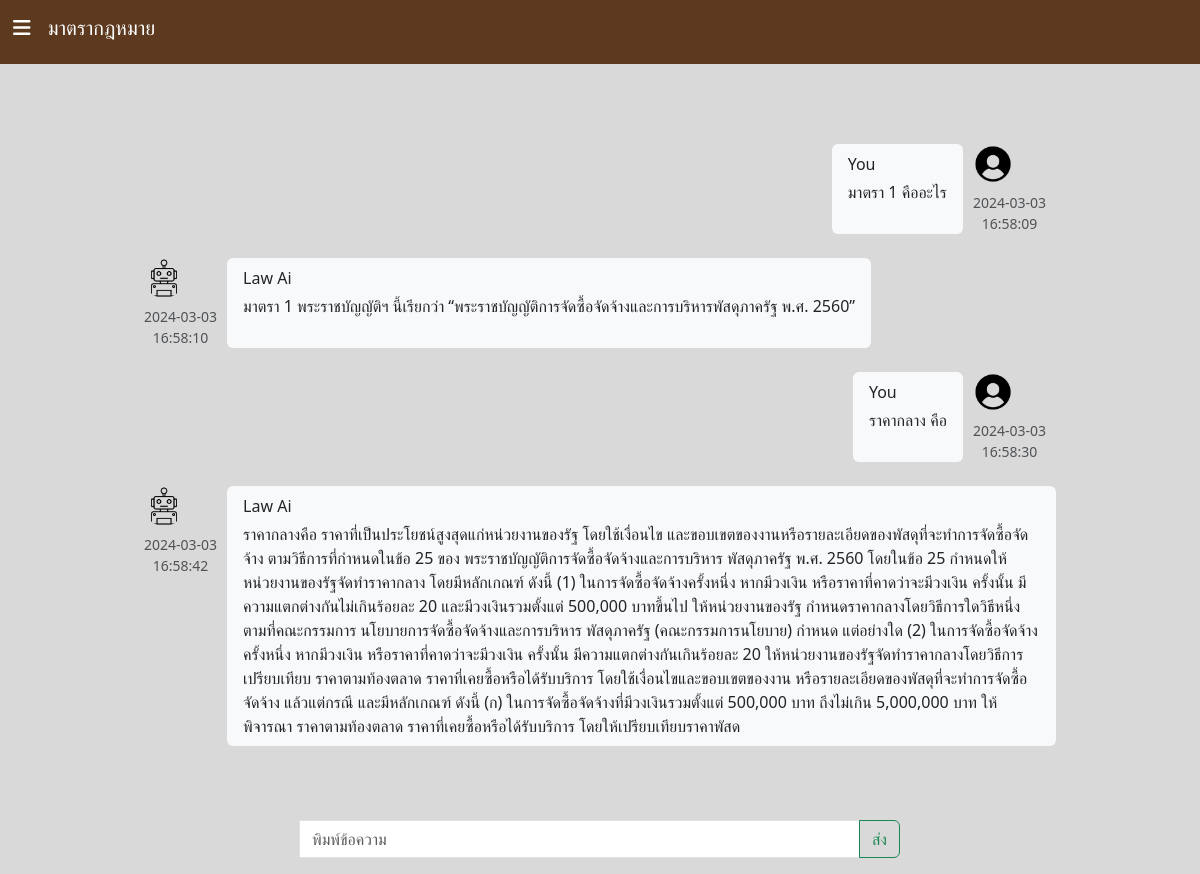
Page /messeges/มาตรา 1 คืออะไร/ on the committed database.
### models/messeges.py (models this page shows)
class Messege(db.Model):
    id = db.Column(
        db.BigInteger().with_variant(db.Integer, "sqlite"),
        primary_key=True,
        autoincrement=True,
    )
    description = db.Column(db.String)
    topic = db.Column(db.String)
    created_by = db.Column(db.String)
    created_date = db.Column(db.DateTime)

### views/messeges.py (the view, shortened to what this page needs)
@bp.route(
    "/",
    methods=["GET", "POST"],
    defaults={"topic_name": None},
)
@bp.route("/<topic_name>/", methods=["GET", "POST"])
def index(topic_name):
    messeges = None
    if topic_name:
        messeges = models.db.session.query(Messege).filter_by(topic=topic_name)
    print("------------>", messeges)
    topics = models.db.session.query(Topic)
    form = ms.MessegeForm()
    if not form.validate_on_submit():
        print(form.errors)
        return render_template(
            "/messeges/index.html",
            form=form,
            messeges=messeges,
            topics=topics,
        )

### forms/messeges.py
class MessegeForm(FlaskForm):
    description = StringField("พิมพ์ข้อความ", validators=[validators.DataRequired()])

### templates/messeges/index.html (shortened to what this page needs)
<!DOCTYPE html>
<html>
<head>
  <link rel="stylesheet" href="https://kit.fontawesome.com/eab4031eed.css">
  <link href="https://cdn.jsdelivr.net/npm/bootstrap@5.3.0-alpha1/dist/css/bootstrap.min.css" rel="stylesheet"
>
</head>
<body style="height:90vh; background-color: #D9D9D9;">
  <nav class="navbar position-fixed" style="background-color: #5C391F; height:8vh; width:100%">
    <button class="btn text-white " type="button" data-bs-toggle="offcanvas" data-bs-target="#offcanvasExample"
      aria-controls="offcanvasExample">
      <h5><i class="fa-solid fa-bars" style="margin-right:1vw;"></i> มาตรากฎหมาย </h5>
    </button>
  </nav>
  <div class="d-flex flex-column-reverse"
    style="width:100%; padding-top:15vh; padding-left:10%; padding-right:10%; padding-bottom:10vh; background-color: #D9D9D9;">
    <div class="chat-messages p-4">
      {% if messeges %}
      {% for ms in messeges %}
      {% if ms.created_by == 'User' %}
      <div class="chat-message-right mb-4" style="padding-right:10px;">
        <div style="padding-left:10px;">
          <img src="/static/user.png" class="rounded-circle mr-1" alt="Chris Wood" width="40" height="40">
          <div class="text-muted small text-nowrap mt-2 text-center"> {{ ms.created_date.strftime('%Y-%m-%d') }}</br>
            {{ ms.created_date.strftime('%H:%M:%S') }} </div>
        </div>
        <div class="flex-shrink-1 bg-light rounded py-2 px-3 mr-3">
          <div class="font-weight-bold mb-1">You</div>
          {{ ms.description }}
        </div>
      </div>
      {% else %}
      <div class="chat-message-left pb-4">
        <div style="padding-right:10px;">
          <img src="/static/robot.png" class="rounded-circle mr-1" alt="Sharon Lessman" width="40" height="40">
          <div class="text-muted small text-nowrap mt-2 text-center"> {{ ms.created_date.strftime('%Y-%m-%d') }}</br>
            {{ ms.created_date.strftime('%H:%M:%S') }} </div>
        </div>
        <div class="flex-shrink-1 bg-light rounded py-2 px-3 ml-3">
          <div class="font-weight-bold mb-1"> Law Ai</div>
          {{ ms.description }}
        </div>
      </div>
      {% endif %}
      {% endfor %}
      {% endif %}
    </div>
  </div>
  <div class="position-fixed bottom-0 start-50 translate-middle-x" style="width:50vw">
    <form method="POST">
      <div class="input-group mb-3">
        {{ form.description(class_="form-control",placeholder="พิมพ์ข้อความ" )}}
        <button class="btn btn-outline-success" type="submit">ส่ง</button>
      </div>
    </form>
  </div>
</body>
</html>

### templates/messeges/index.html (style rules this page uses)
.chat-messages { display: flex; flex-direction: column; padding-top: 20; }
.chat-message-left, .chat-message-right { display: flex; flex-shrink: 0 }
.chat-message-left { margin-right: auto }
.chat-message-right { flex-direction: row-reverse; margin-left: auto }

### rows in the picture
Messege: created_date "2024-03-03", created_date "16:58:09", description "มาตรา 1 คืออะไร"
Messege: created_date "2024-03-03", created_date "16:58:10", description "มาตรา 1 พระราชบัญญัติฯ นี้เรียกว่า “พระราชบัญญัติการจัดซื้อจัดจ้างและการบริหารพัสดุภาครัฐ พ.ศ. 2560”"
Messege: created_date "2024-03-03", created_date "16:58:30", description "ราคากลาง คือ"
Messege: created_date "2024-03-03", created_date "16:58:42", description "ราคากลางคือ ราคาที่เป็นประโยชน์สูงสุดแก่หน่วยงานของรัฐ โดยใช้เงื่อนไข และขอบเขตของงานหรือรายละเอียดของพัสดุที่จะทำการจัดซื้อจัดจ้าง ตามวิธีการที่กำหนดในข้อ 25 ของ พระราชบัญญัติการจัดซื้อจัดจ้างและการบริหาร พัสดุภาครัฐ พ.ศ. 2560 โดยในข้อ 25 กำหนดให้หน่วยงานของรัฐจัดทำราคากลาง โดยมีหลักเกณฑ์ ดังนี้ (1) ในการจัดซื้อจัดจ้างครั้งหนึ่ง หากมีวงเงิน หรือราคาที่คาดว่าจะมีวงเงิน ครั้งนั้น มีความแตกต่างกันไม่เกินร้อยละ 20 และมีวงเงินรวมตั้งแต่ 500,000 บาทขึ้นไป ให้หน่วยงานของรัฐ กำหนดราคากลางโดยวิธีการใดวิธีหนึ่ง ตามที่คณะกรรมการ นโยบายการจัดซื้อจัดจ้างและการบริหาร พัสดุภาครัฐ (คณะกรรมการนโยบาย) กำหนด แต่อย่างใด (2) ในการจัดซื้อจัดจ้างครั้งหนึ่ง หากมีวงเงิน หรือราคาที่คาดว่าจะมีวงเงิน ครั้งนั้น…"
